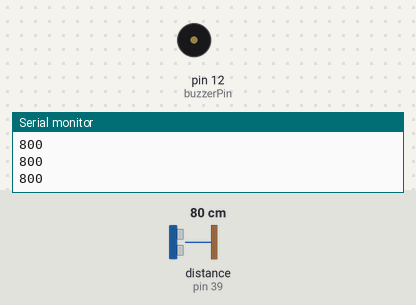
This sketch was run on a simulated Arduino Uno, built with avr-gcc and run on an emulated ATmega328P. Parts: buzzer (waves = sounding, pin HIGH), the last lines printed to the serial monitor. The inputs (shaded band) are chosen by the test bench; at power-on: distance to the obstacle (sensor on pin 39) 80 cm.

Above: at 7.2 s.
7.3 s: distance to the obstacle (sensor on pin 39) set to 54 cm
8.8 s: distance to the obstacle (sensor on pin 39) set to 46 cm
At 9.48 s:
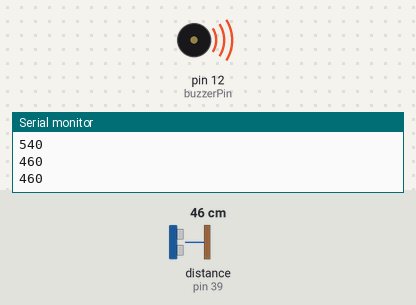
11.8 s: distance to the obstacle (sensor on pin 39) set to 12 cm
At 12.14 s:
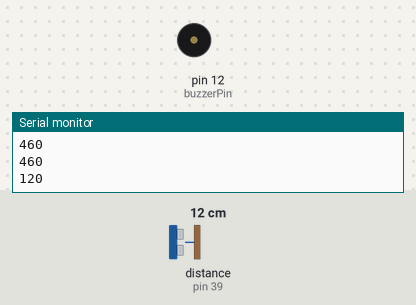
14.8 s: distance to the obstacle (sensor on pin 39) set to 9 cm
At 16.0 s:
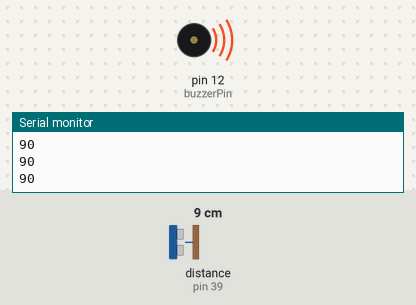
16.3 s: distance to the obstacle (sensor on pin 39) set to 18 cm
At 16.5 s:
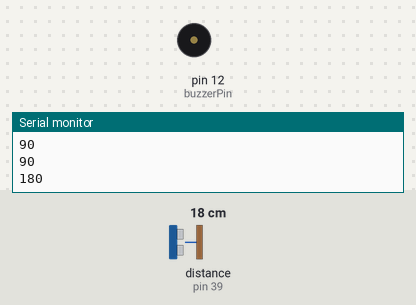
Timing chart, 0 to 20.3 s (numbered marks = the images above; inputs shaded):
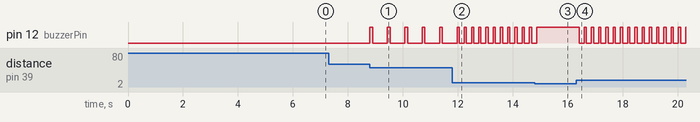

Measured:
- the behaviour switches between 51 and 50 cm on distance to the obstacle (sensor on pin 39) (found by bisection; images 0 and 1)
- the behaviour switches between 11 and 10 cm on distance to the obstacle (sensor on pin 39) (found by bisection; images 2 and 3)
- after the input at 8.8 s, pin 12 (buzzerPin): alternates HIGH for 0.10 s and LOW for 0.53 s, starting at once
- after the input at 11.8 s, pin 12 (buzzerPin): alternates HIGH for 0.08 s and LOW for 0.18 s, starting after 0.43 s
- after the input at 14.8 s, pin 12 (buzzerPin): goes on until 14.9 s, then stays HIGH
- after the input at 16.3 s, pin 12 (buzzerPin): alternates HIGH for 0.08 s and LOW for 0.18 s, starting after 0.11 s

The sketch:

time-of-flight-vl53l0x.ino
```cpp
#include <Wire.h>
#include <VL53L0X.h> // https://github.com/pololu/vl53l0x-arduino/blob/master/README.md

#define WIRE Wire

VL53L0X distanceSensor;

void setup() {

  byte error, address;

  address = 0x27;

  Serial.begin(115200);

  Wire.begin();

  // set the i2c address of the sensor to 0x27

  Serial.println("setting sensor address to 0x27");
  distanceSensor.setAddress(address);

  delay(1000);

  Wire.beginTransmission(address);
  error = Wire.endTransmission();

  if (error == 0) {
      Serial.print("i2c device found at address 0x");
      Serial.println(address, HEX);
  }
  else {
    Serial.print("no i2c device found at address 0x");
    Serial.println(address, HEX);
  }

  delay(5000);

// // ===========================================

  distanceSensor.setTimeout(500);
  if (!distanceSensor.init()) {
    Serial.println("Failed to detect and initialize sensor!");
    while (1) {}
  }

  if(!distanceSensor.setSignalRateLimit(1)) {
    Serial.println("Failed to set signal rate limit!");
  }

  // Start continuous back-to-back mode (fastest possible)
  // distanceSensor.startContinuous();

  // Alternative: Continuous timed mode with 100ms between measurements
  distanceSensor.startContinuous(100);

}

void loop() {

  // Read range in continuous mode
  uint16_t distance = distanceSensor.readRangeContinuousMillimeters();
  const int buzzerPin = 12;

  Serial.print(distance);
  pinMode(buzzerPin, OUTPUT);

   // Parking sensor sound logic
  if (distance > 500) {
    // Too far away, keep buzzer silent
    digitalWrite(buzzerPin, LOW);
  }
  else if (distance <= 500 && distance > 300) {
    // Safe zone warning (slow beeps)
    digitalWrite(buzzerPin, HIGH);
    delay(100);
    digitalWrite(buzzerPin, LOW);
    delay(500);
  }
  else if (distance <= 300 && distance > 100) {
    // Approach zone warning (fast beeps)
    digitalWrite(buzzerPin, HIGH);
    delay(80);
    digitalWrite(buzzerPin, LOW);
    delay(150);
  }
  else if (distance <= 100 && distance > 0) {
    // Critical stop zone (continuous solid tone)
    digitalWrite(buzzerPin, HIGH);
  }

  if (distanceSensor.timeoutOccurred()) {
    Serial.print(" TIMEOUT");
  }
  Serial.println();
}
```
